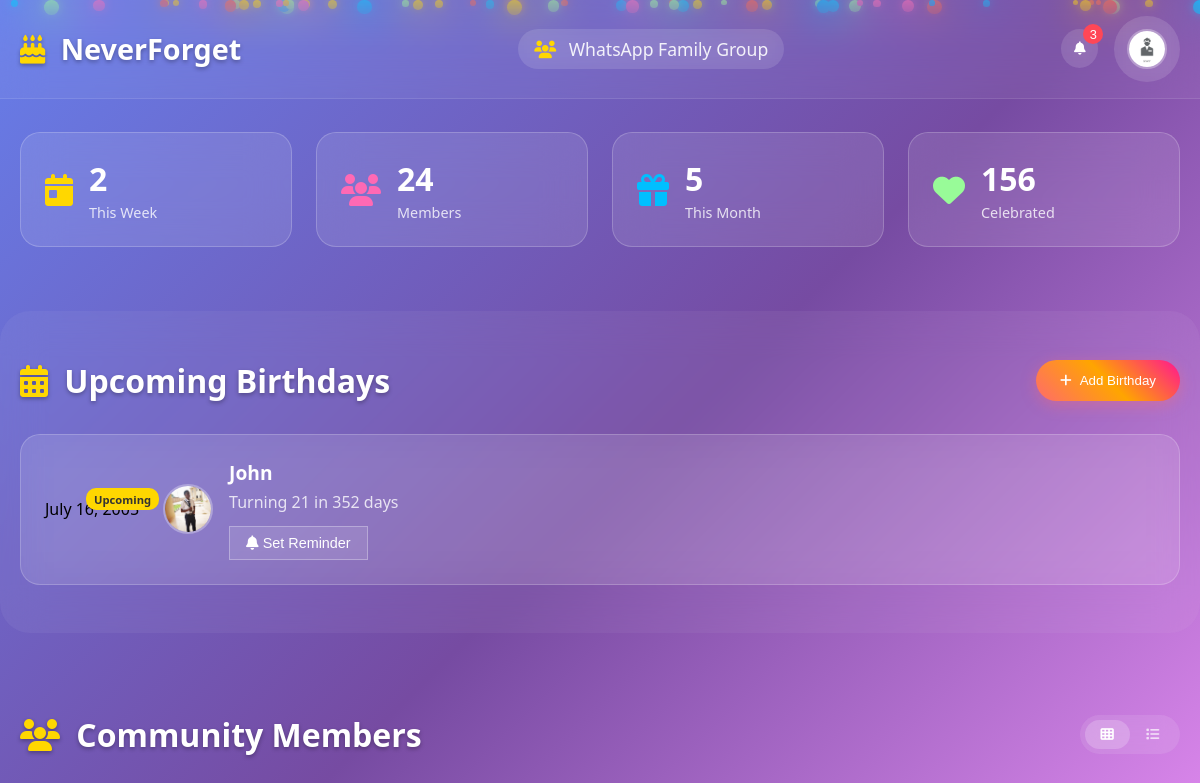
/home (signed in), run on an earlier commit of the app's database.
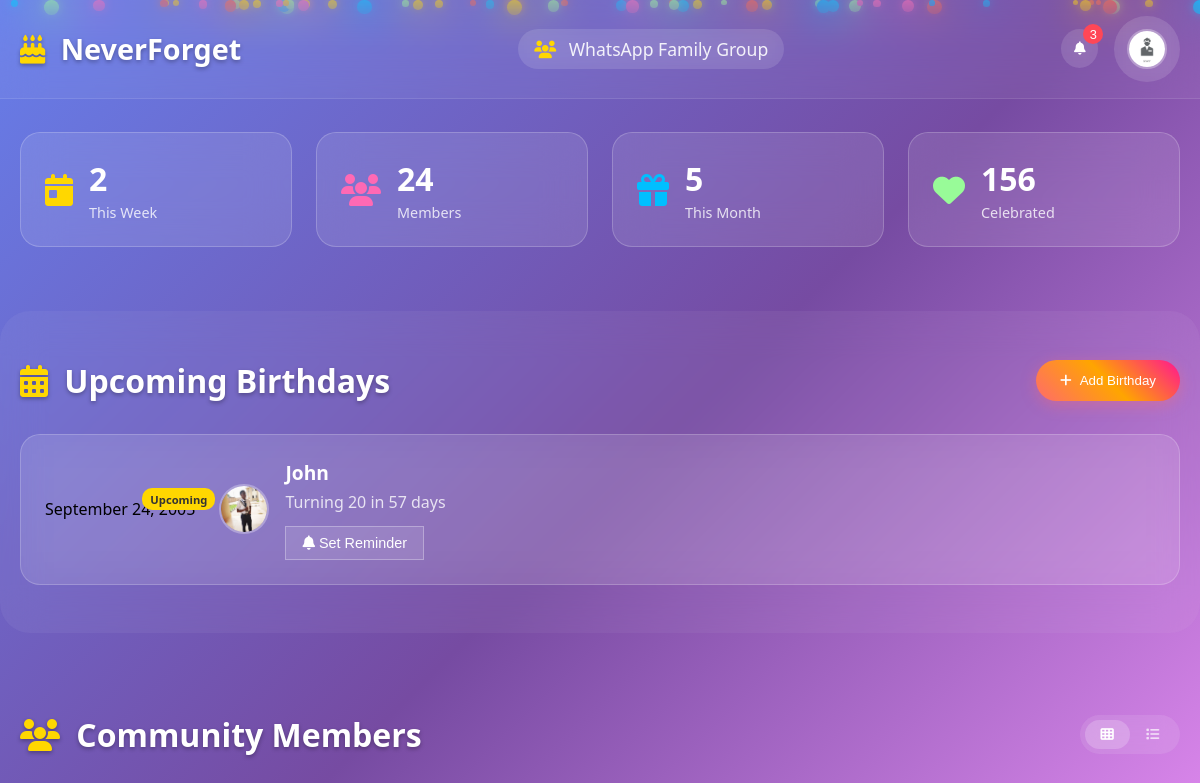
And on a later commit of the database.
### App/models.py (models this page shows, shortened)
class BirthdayInfo(models.Model):
    GENDER_CHOICES = (
        ('male', 'Male'),
        ('female', 'Female'),
    )
    TRAINING_LEVEL_CHOICES = (
        ('baptisimal', 'Baptisimal'),
        ('believers', 'Believers'),
        ('workers-in-training', 'Workers In Training'),
        ('completed', 'Completed'),
    )
    community_user_name = models.ForeignKey(User, on_delete=models.CASCADE , null=True)
    personName = models.CharField(max_length=50)
    personImage = models.ImageField(upload_to='Birthday Images', null=True, blank=True)
    birthDate = models.DateField(auto_now=False, auto_now_add=False)
    phoneNumber = models.IntegerField()
    email = models.EmailField(max_length=254)
    matric =  models.CharField(max_length=50)
    department =  models.CharField(max_length=50)
    level = models.IntegerField()
    gender = models.CharField(max_length=10, choices=GENDER_CHOICES, null=True)
    trainingLevel = models.CharField(max_length=50, choices=TRAINING_LEVEL_CHOICES, null=True)
    reminderDays = models.IntegerField(null=True)

### App/views.py (the view)
# urls.py: path('home', views.home, name='home'),
def home(request):
    today = date.today()
    all_birthdays = BirthdayInfo.objects.filter(community_user_name=request.user)
    todays_birthdays = []
    tomorrows_birthdays = []
    upcoming_birthdays = []
    for b in all_birthdays:
        if b.birthDate:
            bday_this_year = b.birthDate.replace(year=today.year)
            if bday_this_year < today:
                next_bday = bday_this_year.replace(year=today.year + 1)
            else:
                next_bday = bday_this_year
            days_until = (next_bday - today).days
            days_since = (today - bday_this_year).days if bday_this_year < today else None
            age_on_next_bday = calculate_age(b.birthDate, next_bday)
            b.days_until = days_until
            b.days_since = days_since
            b.age_on_next_bday = age_on_next_bday
            if days_until == 0:
                todays_birthdays.append(b)
            elif days_until == 1:
                tomorrows_birthdays.append(b)
            else:
                upcoming_birthdays.append(b)
    upcoming_birthdays.sort(key=lambda x: (x.days_until if x.days_until > 0 else 9999 + x.days_since))
    upcoming_birthdays = upcoming_birthdays[:10]
    context = {
        'todays_birthdays': todays_birthdays,
        'tomorrows_birthdays': tomorrows_birthdays,
        'upcoming_birthdays': upcoming_birthdays,
        'all_birthdays':all_birthdays
    }
    return render(request, 'home.html', context)

### App/views.py (called while the page is built)
def calculate_age(born, ref_date):
    return ref_date.year - born.year - ((ref_date.month, ref_date.day) < (born.month, born.day))

### templates/home.html (shortened to what this page needs)
{% load static %}
<html lang="en">
<head>
    <link rel="stylesheet" href="https://cdnjs.cloudflare.com/ajax/libs/font-awesome/6.4.0/css/all.min.css" />
    <link rel="stylesheet" href="{% static 'home.css' %}">
    <link rel="stylesheet" href="{% static 'message.css' %}" />
</head>
<body>
    <div class="birthday-animation" id="particles"></div>
    <header>
        <nav class="container">
            <div class="logo">
                <i class="fas fa-birthday-cake"></i>
                NeverForget
            </div>
            <div class="nav-center">
                <span class="community-name">
                    <i class="fas fa-users"></i>
                    WhatsApp Family Group
                </span>
            </div>
            <div class="nav-right">
                <button class="btn-icon" onclick="toggleNotifications()">
                    <i class="fas fa-bell"></i>
                    <span class="notification-badge">3</span>
                </button>
                <div class="user-menu">
                    <button class="btn-icon profile-toggle" onclick="toggleProfileMenu()">
                        <img src="{% static 'sta.jpg' %}" alt="Profile" class="profile-pic">
                    </button>
                </div>
            </div>
        </nav>
    </header>
    <main>
        <section class="stats-section">
            <div class="container">
                <div class="stats-grid">
                    <div class="stat-card">
                        <i class="fas fa-calendar-day"></i>
                        <div class="stat-info">
                            <h3>2</h3>
                            <p>This Week</p>
                        </div>
                    </div>
                    <div class="stat-card">
                        <i class="fas fa-users"></i>
                        <div class="stat-info">
                            <h3>24</h3>
                            <p>Members</p>
                        </div>
                    </div>
                    <div class="stat-card">
                        <i class="fas fa-gift"></i>
                        <div class="stat-info">
                            <h3>5</h3>
                            <p>This Month</p>
                        </div>
                    </div>
                    <div class="stat-card">
                        <i class="fas fa-heart"></i>
                        <div class="stat-info">
                            <h3>156</h3>
                            <p>Celebrated</p>
                        </div>
                    </div>
                </div>
            </div>
        </section>
        <section class="upcoming-section">
            <div class="container">
                <div class="section-header">
                    <h2>
                        <i class="fas fa-calendar-alt"></i>
                        Upcoming Birthdays
                    </h2>
                    <button class="btn btn-primary" onclick="addBirthday()">
                        <i class="fas fa-plus"></i>
                        Add Birthday
                    </button>
                </div>
                <div class="birthday-timeline">
                    {% if upcoming_birthdays %}
                    {% for b in upcoming_birthdays %}
                    <div class="birthday-item">
                        <div class="birthday-date">
                            <span class="badge">Upcoming</span>
                            <span class="full-date">{{ b.birthDate|date:"F d, Y" }}</span>
                        </div>
                        <div class="birthday-info">
                            <div class="person-avatar">
                                <img src="{{ b.personImage.url }}" alt="{{ b.personName }}">
                            </div>
                            <div class="person-details">
                                <h3>{{ b.personName }}</h3>
                                <p>Turning {{ b.age_on_next_bday }} in {{ b.days_until }} days</p>
                                <div class="birthday-actions">
                                    <button class="btn-small btn-remind">
                                        <i class="fas fa-bell"></i>
                                        Set Reminder
                                    </button>
                                </div>
                            </div>
                        </div>
                    </div>
                    {% endfor %}
                    {% endif %}
                </div>
            </div>
        </section>
        <section class="members-section">
            <div class="container">
                <div class="section-header">
                    <h2>
                        <i class="fas fa-users"></i>
                        Community Members
                    </h2>
                    <div class="view-toggle">
                        <button class="toggle-btn active" data-view="grid">
                            <i class="fas fa-th"></i>
                        </button>
                        <button class="toggle-btn" data-view="list">
                            <i class="fas fa-list"></i>
                        </button>
                    </div>
                </div>
            </div>
        </section>
    </main>
</body>
</html>

What changed in the data, as far as the page shows it:
removed BirthdayInfo: birthDate "July 16,…", personImage (picture), personName "John", age_on_next_bday "21", days_until "352"
added BirthdayInfo: birthDate "September 24, 2005", personImage (picture), personName "John", age_on_next_bday "20", days_until "57"
